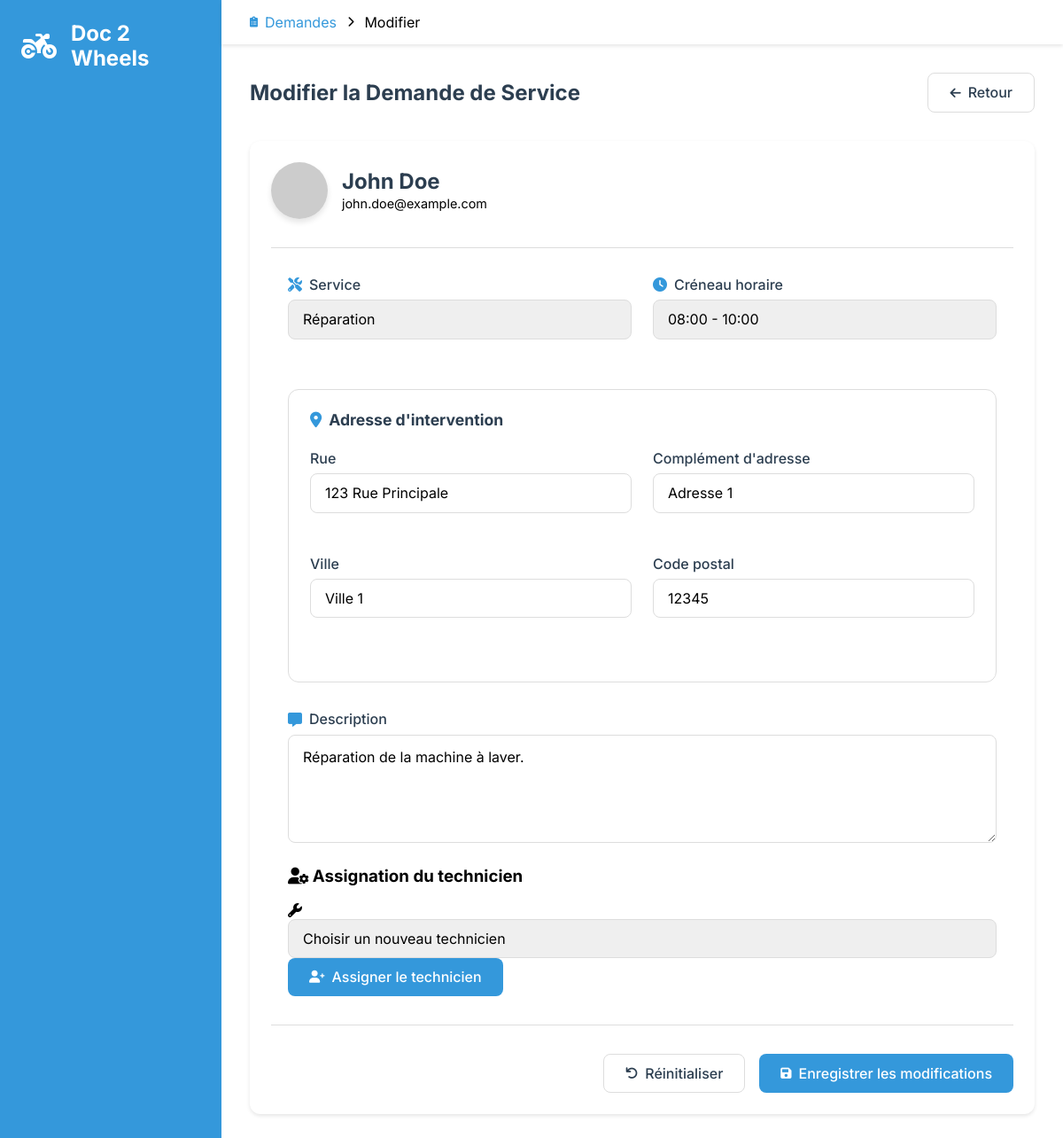
/admin/service_requests/edit/1, run on the app's committed database.
### tables this page shows
CREATE TABLE users (
    id INT AUTO_INCREMENT PRIMARY KEY,
    name VARCHAR(255) NOT NULL,
    email VARCHAR(255) NOT NULL UNIQUE,
    username VARCHAR(255) NOT NULL UNIQUE,
    password VARCHAR(255) NOT NULL,
    account_activation_hash VARCHAR(255),
    created_at TIMESTAMP DEFAULT CURRENT_TIMESTAMP
);

CREATE TABLE service_requests (
    id INT AUTO_INCREMENT PRIMARY KEY,
    user_id INT NOT NULL,
    service_id INT NOT NULL,
    location_id INT NOT NULL,
    time_slot_id INT NOT NULL,
    technician_id INT,
    description TEXT,
    completed TINYINT DEFAULT 0,
    vehicle_type ENUM('car', 'moto') NOT NULL,
    created_at TIMESTAMP DEFAULT CURRENT_TIMESTAMP,
    FOREIGN KEY (user_id) REFERENCES users(id),
    FOREIGN KEY (service_id) REFERENCES services(id),
    FOREIGN KEY (location_id) REFERENCES locations(id),
    FOREIGN KEY (time_slot_id) REFERENCES time_slots(id),
    FOREIGN KEY (technician_id) REFERENCES technicians(id)
);

CREATE TABLE services (
    id INT AUTO_INCREMENT PRIMARY KEY,
    name VARCHAR(255) NOT NULL,
    description TEXT
);

CREATE TABLE time_slots (
    id INT AUTO_INCREMENT PRIMARY KEY,
    time_range VARCHAR(255) NOT NULL
);

CREATE TABLE locations (
    id INT AUTO_INCREMENT PRIMARY KEY,
    street VARCHAR(255) NOT NULL,
    address TEXT NOT NULL,
    city VARCHAR(255) NOT NULL,
    postal_code VARCHAR(10) NOT NULL
);

### src/Views/admin/service_requests/edit.view.php (the view, shortened to what the rows shown need)
<!DOCTYPE html>
<html lang="fr">
<head>
    <link rel="stylesheet" href="../../../../sass/dist/css/main.css">
    <link rel="stylesheet" href="https://cdnjs.cloudflare.com/ajax/libs/font-awesome/6.0.0/css/all.min.css">
</head>
<body class="admin-layout">
    <main class="admin-main">
        <div class="admin-content">
            <div class="content-header">
                <h1>Modifier la Demande de Service</h1>
            </div>
            <div class="card">
                <div class="request-edit-header">
                    <div class="client-info">
                        <div>
                            <h2><?= htmlspecialchars($user->name ?? '') ?></h2>
                            <span class="email"><?= htmlspecialchars($user->email ?? '') ?></span>
                        </div>
                    </div>
                </div>
                <form method="post" action="/admin/service_requests/edit/<?= htmlspecialchars($service_request->id ?? '') ?>" class="admin-form">
                    <div class="form-row">
                        <div class="form-group">
                            <label for="service_id">
                                <i class="fas fa-tools"></i>
                                Service
                            </label>
                            <select id="service_id" name="service_id" required class="form-control">
                                <?php foreach ($services as $service): ?>
                                    <option value="<?= htmlspecialchars($service->id ?? '') ?>"
                                            <?= $service->id == $service_request->service_id ? 'selected' : '' ?>>
                                        <?= htmlspecialchars($service->name ?? '') ?>
                                    </option>
                                <?php endforeach; ?>
                            </select>
                        </div>
                        <div class="form-group">
                            <label for="time_slot_id">
                                <i class="fas fa-clock"></i>
                                Créneau horaire
                            </label>
                            <select id="time_slot_id" name="time_slot_id" required class="form-control">
                                <?php foreach ($timeSlots as $timeSlot): ?>
                                    <option value="<?= htmlspecialchars($timeSlot->id ?? '') ?>"
                                            <?= $timeSlot->id == $service_request->time_slot_id ? 'selected' : '' ?>>
                                        <?= htmlspecialchars($timeSlot->time_range ?? '') ?>
                                    </option>
                                <?php endforeach; ?>
                            </select>
                        </div>
                    </div>
                    <div class="form-section">
                        <div class="form-row">
                            <div class="form-group">
                                <label for="location_street">Rue</label>
                                <input type="text" id="location_street" name="location_street"
                                       value="<?= htmlspecialchars($location->street ?? '') ?>" required class="form-control">
                            </div>
                            <div class="form-group">
                                <label for="location_address">Complément d'adresse</label>
                                <input type="text" id="location_address" name="location_address"
                                       value="<?= htmlspecialchars($location->address ?? '') ?>" class="form-control">
                            </div>
                        </div>
                        <div class="form-row">
                            <div class="form-group">
                                <label for="location_city">Ville</label>
                                <input type="text" id="location_city" name="location_city"
                                       value="<?= htmlspecialchars($location->city ?? '') ?>" required class="form-control">
                            </div>
                            <div class="form-group">
                                <label for="location_postal_code">Code postal</label>
                                <input type="text" id="location_postal_code" name="location_postal_code"
                                       value="<?= htmlspecialchars($location->postal_code ?? '') ?>" required class="form-control"
                                       pattern="[0-9]{5}">
                            </div>
                        </div>
                    </div>
                    <div class="form-group">
                        <label for="description">
                            <i class="fas fa-comment-alt"></i>
                            Description
                        </label>
                        <textarea id="description" name="description" class="form-control" rows="4"><?= htmlspecialchars($service_request->description ?? '') ?></textarea>
                    </div>
                </form>
            </div>
        </div>
    </main>
</body>
</html>

### data on the page
users: name "John Doe", email "john.doe@example.com"
service_requests: service_id "Réparation", time_slot_id "08:00 - 10:00", description "Réparation de la machine à laver."
locations: location_street "123 Rue Principale", location_address "Adresse 1", location_city "Ville 1", location_postal_code "12345"
